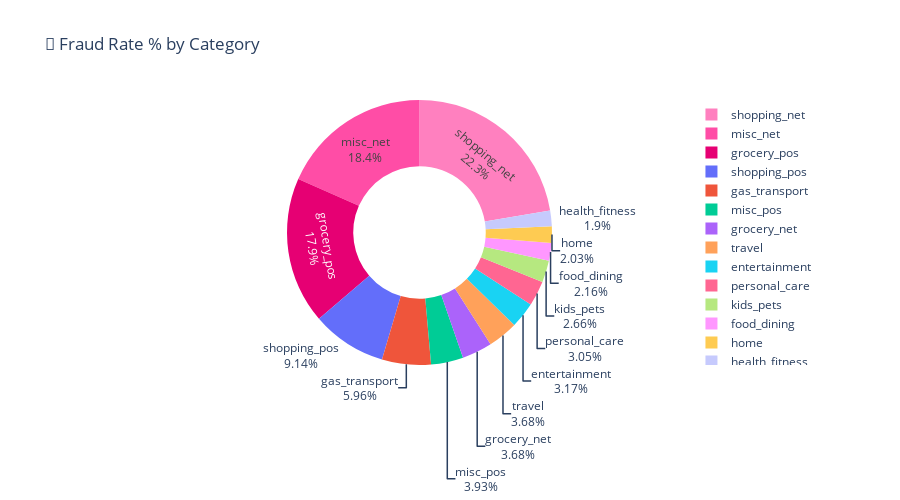

The notebook cell saved with this chart:
### Code cell
import plotly.graph_objects as go

fig = go.Figure(data=[go.Pie(
    labels=df_summary['category'],
    values=df_summary['fraud_rate_pct'],
    hole=.5,
    marker=dict(colors=['#ff80bf', '#ff4da6', '#e60073']),
    hoverinfo='label+percent+value',
    textinfo='label+percent'
)])

fig.update_layout(
    title_text="🎯 Fraud Rate % by Category",
    height=500
)

fig.show()

### Figure 1 — Plotly figure (JSON) as saved in the notebook; plotly's stock layout.template omitted (floating-point values rounded to 4 significant figures)
{"data": [{"hole": 0.5, "hoverinfo": "label+percent+value", "labels": ["shopping_net", "misc_net", "grocery_pos", "shopping_pos", "gas_transport", "misc_pos", "grocery_net", "travel", "entertainment", "personal_care", "kids_pets", "food_dining", "home", "health_fitness"], "marker": {"colors": ["#ff80bf", "#ff4da6", "#e60073"]}, "textinfo": "label+percent", "type": "pie", "values": [1.76, 1.45, 1.41, 0.72, 0.47, 0.31, 0.29, 0.29, 0.25, 0.24, 0.21, 0.17, 0.16, 0.15]}], "layout": {"height": 500, "title": {"text": "🎯 Fraud Rate % by Category"}}}
